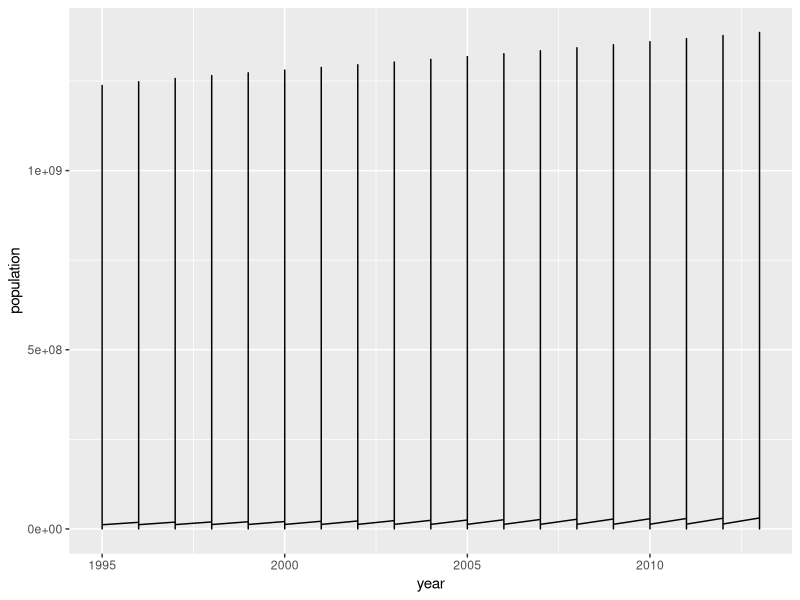
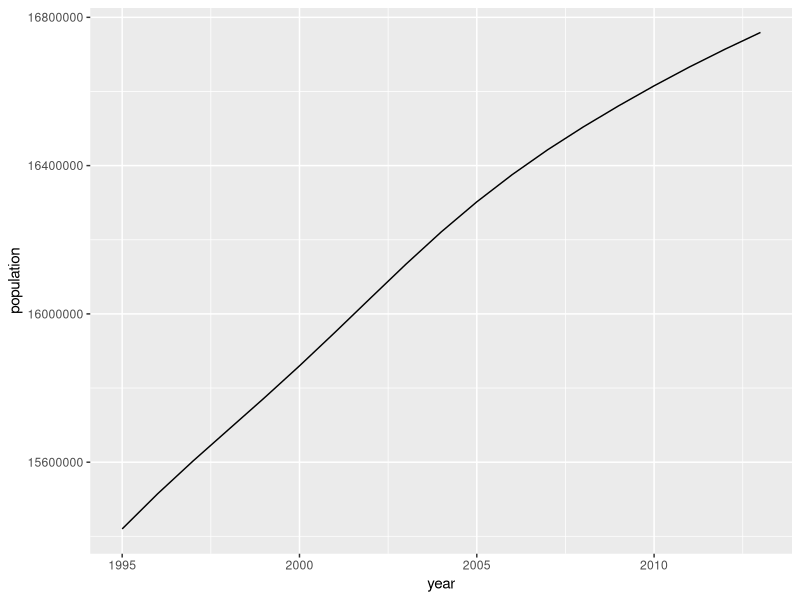
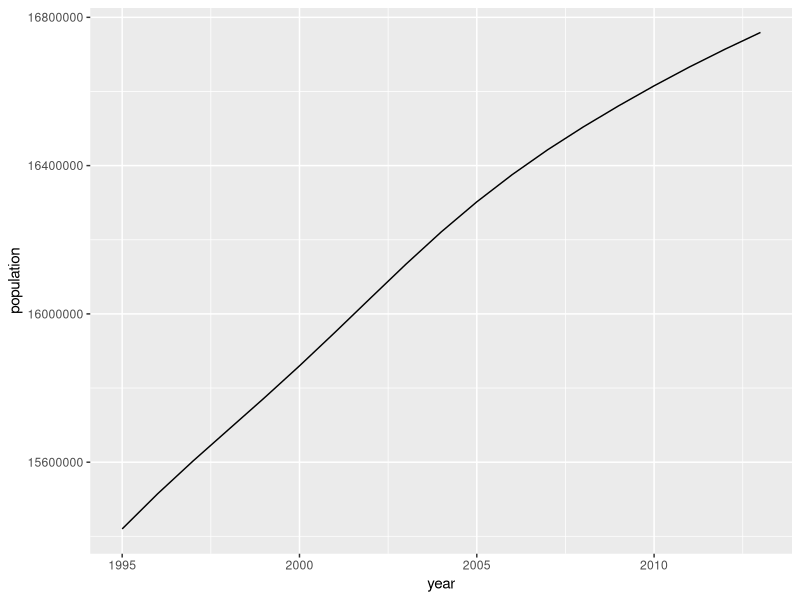
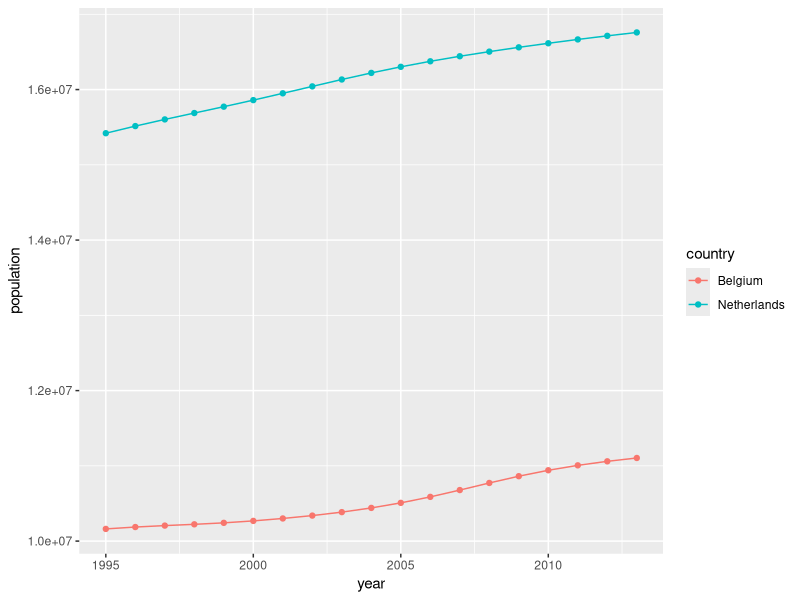
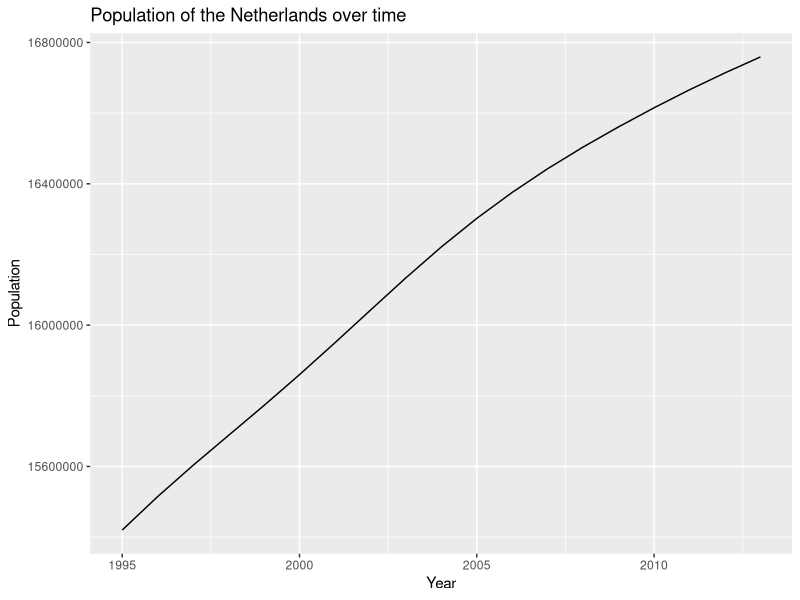

These charts were generated, in order, by the following R code:
## ---- chunk 1
knitr::opts_chunk$set(echo = TRUE, message = FALSE, warning = FALSE, error = FALSE)
## ---- chunk 2
# load tidyverse
library(tidyverse)

# add population to the environment
data(population)
## ---- chunk 3
# create a time series plot 
ggplot(population, aes(x = year, y = population)) +
  geom_line()
## ---- chunk 4
ggplot(filter(population, country == "Netherlands"), 
       aes(x = year, y = population)) +
  geom_line()
## ---- chunk 5
population %>%
  filter(country == "Netherlands") %>%
  ggplot(aes(x = year, y = population)) +
  geom_line()
## ---- chunk 6
population %>%
  # keep only data from the Netherlands and Belgium
  filter(country %in% c("Netherlands", "Belgium")) %>%
  # specify the aesthetics for all geoms
  ggplot(aes(x = year, y = population, color = country)) +
  # add a line for each country
  geom_line() +
  # add points for each data point
  geom_point()
## ---- chunk 7
population %>%
  filter(country == "Netherlands") %>%
  ggplot(aes(x = year, y = population)) +
  geom_line() +
  labs(title = "Population of the Netherlands over time",
       x = "Year",
       y = "Population")
